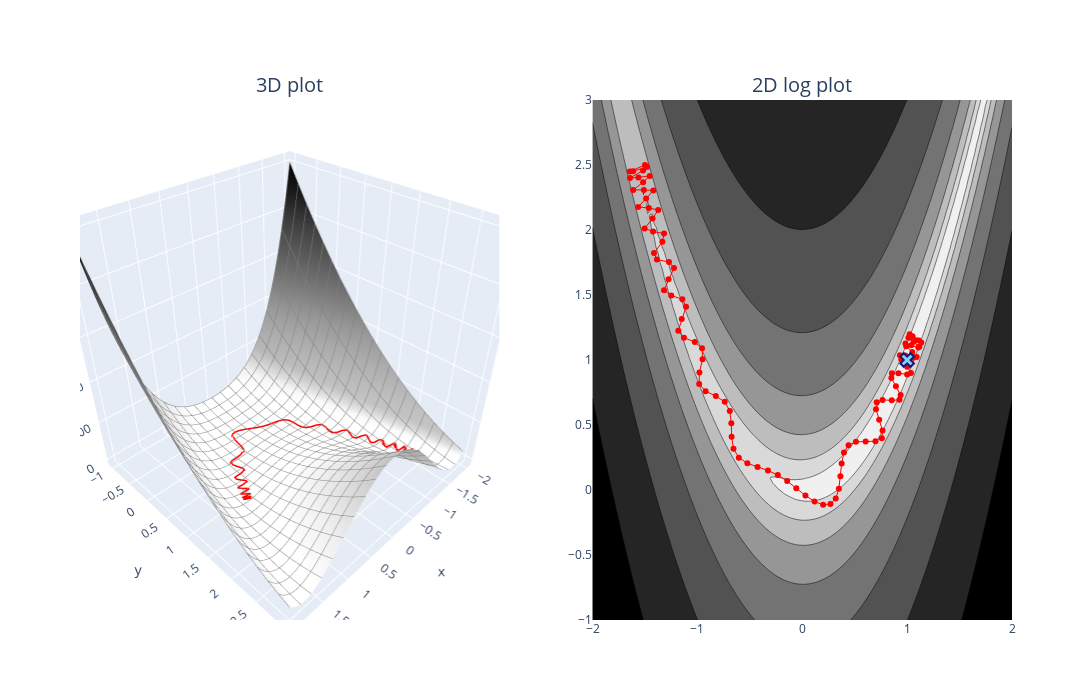

This figure's notebook cell:
### Code cell
xy = t.tensor([-1.5, 2.5], requires_grad=True)
x_range = [-2, 2]
y_range = [-1, 3]
fig = utils.plot_optimization_sgd(opt_fn_with_sgd, rosenbrocks_banana, xy, x_range, y_range, lr=0.001, momentum=0.98, show_min=True, n_iters=100)
fig.show()
